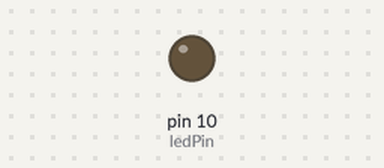
The sketch below on a simulated Arduino Uno, built with avr-gcc and run on an emulated ATmega328P. Parts: output pins drawn as LEDs (lit = HIGH).

Above: at 1.8 s.
At 4.52 s:
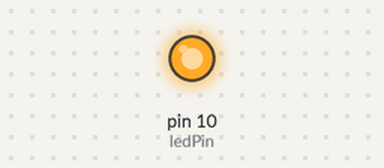
Timing chart, 0 to 4.8 s (numbered marks = the images above):
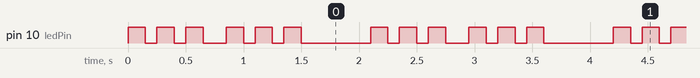

The sketch:

projeto_2.c.ino
```cpp
int ledPin = 10;
void setup() {
pinMode(ledPin, OUTPUT);
}

void loop(){
  for (int x=0; x<3; x++){
    digitalWrite(ledPin,HIGH);
    delay(150);
    digitalWrite(ledPin,LOW);
    delay(100);
  }
  delay(100);

  for(int x=0; x>3; x++){
    digitalWrite(ledPin,HIGH);
    delay(400);
    digitalWrite(ledPin,LOW);
    delay(100);
  }
    for (int x=0; x<3; x++){
    digitalWrite(ledPin,HIGH);
    delay(150);
    digitalWrite(ledPin,LOW);
    delay(100);
  }
  delay(500);
}
```

Measured:
- by itself, pin 10 (ledPin): repeats every 2.1 s: 2 × (LOW 0.10 s, HIGH 0.15 s), LOW 0.20 s, 2 × (HIGH 0.15 s, LOW 0.10 s), HIGH 0.15 s, LOW 0.60 s, HIGH 0.15 s
- by itself, everything shown: repeats every 2.1 s, in 12 steps
